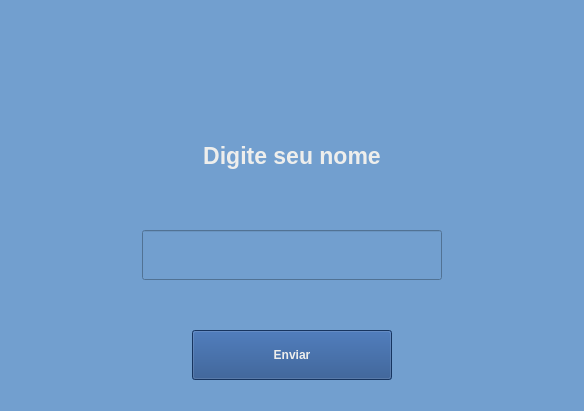
<?xml version="1.0" encoding="UTF-8"?>
<ui version="4.0">
 <class>MainWindow</class>
 <widget class="QMainWindow" name="MainWindow">
  <property name="geometry">
   <rect>
    <x>0</x>
    <y>0</y>
    <width>584</width>
    <height>411</height>
   </rect>
  </property>
  <property name="windowTitle">
   <string>Adicionar dados</string>
  </property>
  <property name="styleSheet">
   <string notr="true">background-color: rgb(114, 159, 207);</string>
  </property>
  <widget class="QWidget" name="centralwidget">
   <layout class="QVBoxLayout" name="verticalLayout">
    <item>
     <widget class="QLabel" name="label_2">
      <property name="font">
       <font>
        <pointsize>17</pointsize>
        <weight>75</weight>
        <bold>true</bold>
       </font>
      </property>
      <property name="styleSheet">
       <string notr="true">color: rgb(238, 238, 236);</string>
      </property>
      <property name="text">
       <string/>
      </property>
      <property name="alignment">
       <set>Qt::AlignCenter</set>
      </property>
     </widget>
    </item>
    <item>
     <widget class="QLabel" name="label">
      <property name="font">
       <font>
        <pointsize>17</pointsize>
        <weight>75</weight>
        <bold>true</bold>
       </font>
      </property>
      <property name="cursor">
       <cursorShape>ArrowCursor</cursorShape>
      </property>
      <property name="styleSheet">
       <string notr="true">color: rgb(238, 238, 236);</string>
      </property>
      <property name="text">
       <string>Digite seu nome</string>
      </property>
      <property name="alignment">
       <set>Qt::AlignCenter</set>
      </property>
     </widget>
    </item>
    <item alignment="Qt::AlignHCenter|Qt::AlignVCenter">
     <widget class="QLineEdit" name="lineEdit">
      <property name="minimumSize">
       <size>
        <width>300</width>
        <height>50</height>
       </size>
      </property>
      <property name="maximumSize">
       <size>
        <width>300</width>
        <height>50</height>
       </size>
      </property>
     </widget>
    </item>
    <item alignment="Qt::AlignHCenter|Qt::AlignVCenter">
     <widget class="QPushButton" name="pushButtonEnviar">
      <property name="minimumSize">
       <size>
        <width>200</width>
        <height>50</height>
       </size>
      </property>
      <property name="maximumSize">
       <size>
        <width>200</width>
        <height>50</height>
       </size>
      </property>
      <property name="font">
       <font>
        <weight>75</weight>
        <bold>true</bold>
       </font>
      </property>
      <property name="styleSheet">
       <string notr="true">color: rgb(238, 238, 236);
background-color: rgb(32, 74, 135);</string>
      </property>
      <property name="text">
       <string>Enviar</string>
      </property>
     </widget>
    </item>
   </layout>
  </widget>
 </widget>
 <resources/>
 <connections/>
</ui>
